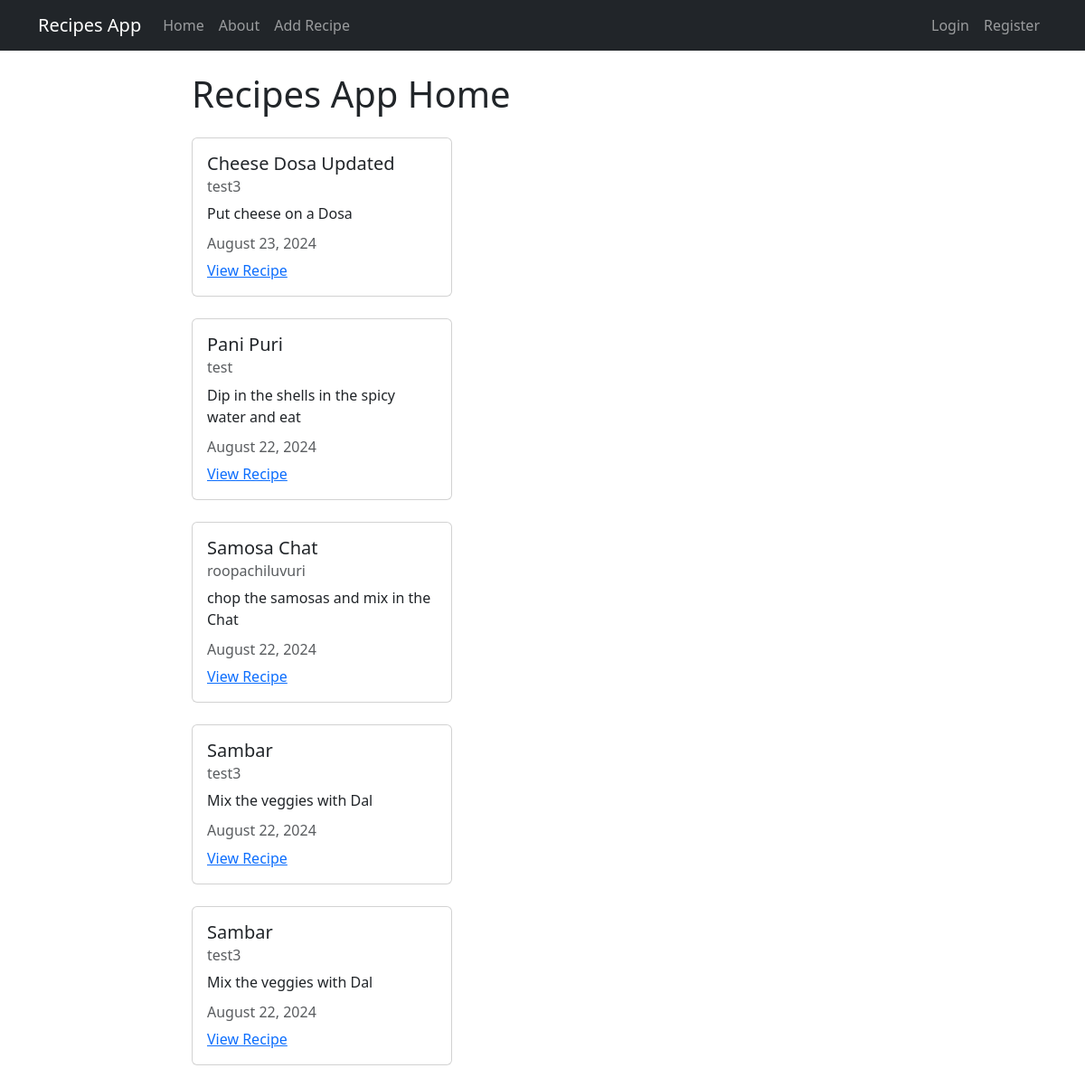
The app's page /, older data.
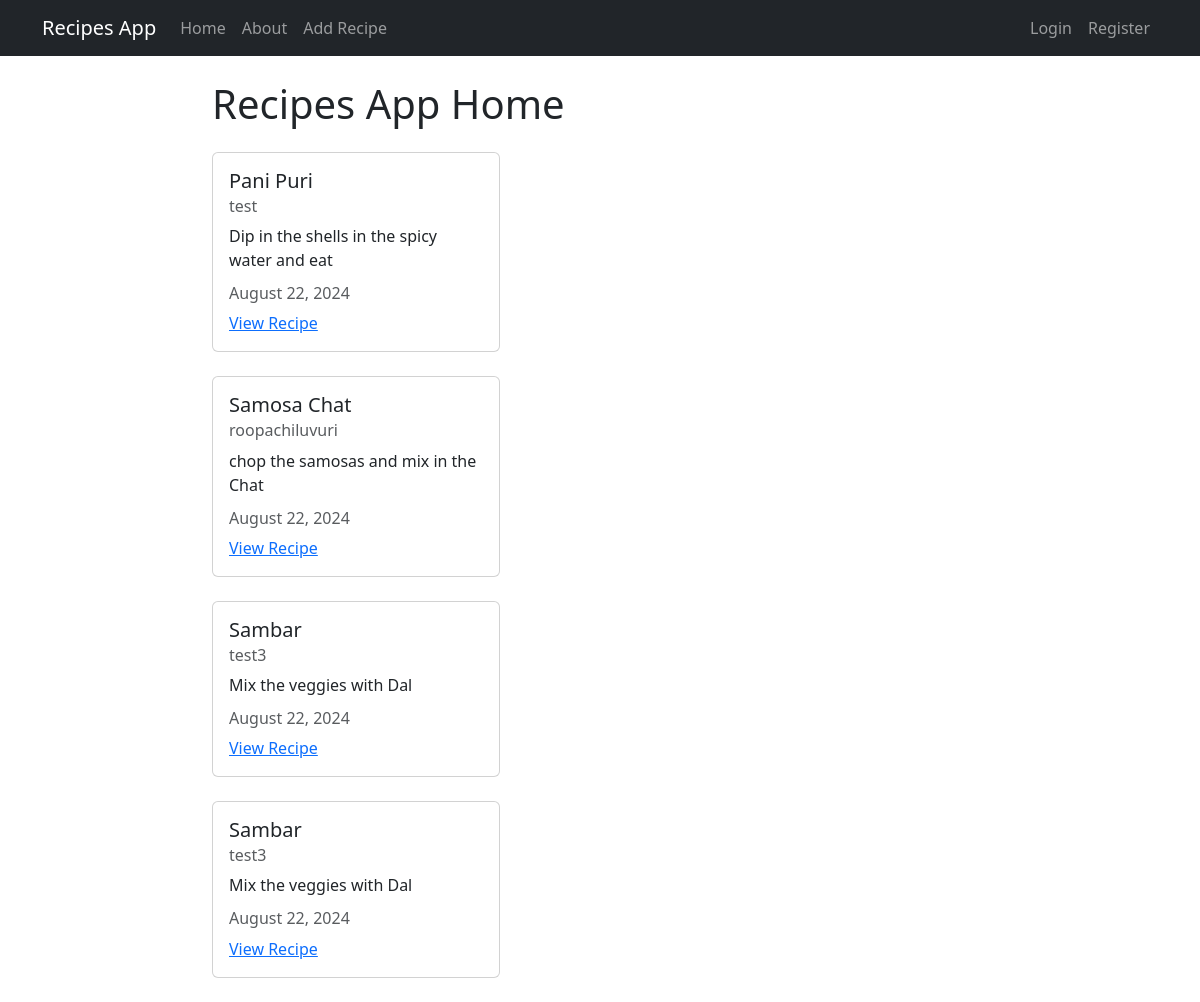
The same page, newer data.
### recipes/models.py (models this page shows, shortened)
class Recipe(models.Model):
    title = models.CharField(max_length=100)
    description = models.TextField()
    author = models.ForeignKey(User, on_delete=models.CASCADE)
    created_at = models.DateTimeField(auto_now_add=True)
    updated_at = models.DateTimeField(auto_now=True)

### recipes/views.py (the view)
# urls.py: path('', views.RecipeListView.as_view(), name="recipes-home"),
class RecipeListView(ListView):
    model = models.Recipe
    template_name = "recipes/home.html"
    context_object_name = 'recipes'

### recipes/templates/recipes/home.html
{% extends 'recipes/base.html' %}
{% block content %}
    <h1>Recipes App Home</h1>
    {% for recipe in recipes %}
        <div class="card my-4" style="width: 18rem;">
            <div class="card-body">
              <h5 class="card-title">{{ recipe.title }}</h5>
              <h6 class="card-subtitle mb-2 text-muted">{{ recipe.author }}</h6>
              <p class="card-text">{{ recipe.description }}</p>
              <h6 class="card-subtitle mb-2 text-muted">{{ recipe.updated_at|date:"F d, Y" }}</h6>
              <a href="{% url 'recipes-detail' recipe.pk %}" class="card-link">View Recipe</a>
            </div>
          </div>
    {% endfor %}
{% endblock content %}

### recipes/templates/recipes/base.html (shortened to what this page needs)
<!DOCTYPE html>
<html lang="en">
<head>
    <link href="https://cdn.jsdelivr.net/npm/bootstrap@5.3.3/dist/css/bootstrap.min.css"
    rel="stylesheet"
    />
</head>
<body>
    <nav class="navbar navbar-expand-lg navbar-dark bg-dark">
        <div class="container">
          <a class="navbar-brand" href="{% url 'recipes-home' %}">Recipes App</a>
          <div class="collapse navbar-collapse" id="navbarSupportedContent">
            <ul class="navbar-nav me-auto mb-2 mb-lg-0">
              <li class="nav-item">
                <a class="nav-link" aria-current="page" href="{% url 'recipes-home' %}">Home</a>
              </li>
              <li class="nav-item">
                <a class="nav-link" href="{% url 'recipes-about' %}">About</a>
              </li>
              <li class="nav-item">
                <a class="nav-link" href="{% url 'recipes-create' %}">Add Recipe</a>
              </li>
            </ul>
          </div>
          <div class="navbar-nav">
            {% if user.is_authenticated %}
              <a href="{% url 'user-profile' %}" class="nav-item nav-link">My Profile </a>
              <a href="{% url 'user-logout' %}" class="nav-item nav-link">Logout</a>
            {% else %}
             <a href="{% url 'user-login' %}" class="nav-item nav-link">Login</a>
             <a href="{% url 'user-register' %}" class="nav-item nav-link">Register</a>
            {% endif %}
          </div>
        </div>
    </nav>
    <div class="container mt-4 col-8">
      {% block content %} {% endblock content %}
    </div>
</body>
</html>

Row changes from the older to the newer data that the page shows:
removed Recipe: title "Cheese Dosa Updated", author "test3", description "Put cheese on a Dosa", updated_at "August 23, 2024"
